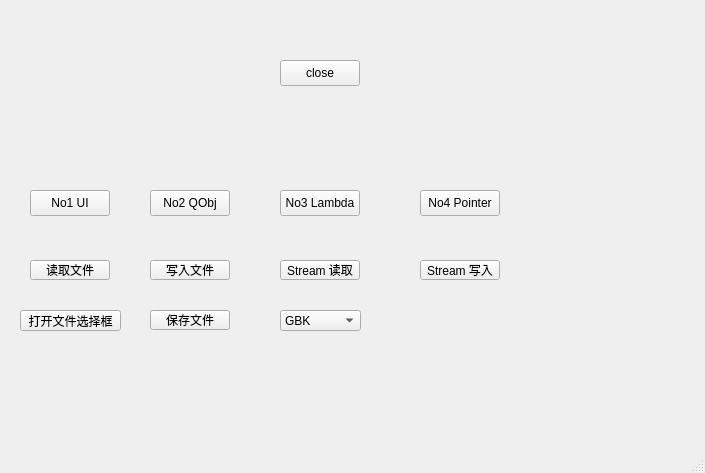
<?xml version="1.0" encoding="UTF-8"?>
<ui version="4.0">
 <class>MainWindow</class>
 <widget class="QMainWindow" name="MainWindow">
  <property name="geometry">
   <rect>
    <x>0</x>
    <y>0</y>
    <width>705</width>
    <height>473</height>
   </rect>
  </property>
  <property name="windowTitle">
   <string>MainWindow</string>
  </property>
  <widget class="QWidget" name="centralwidget">
   <widget class="QPushButton" name="btnClose">
    <property name="geometry">
     <rect>
      <x>280</x>
      <y>60</y>
      <width>80</width>
      <height>26</height>
     </rect>
    </property>
    <property name="text">
     <string>close</string>
    </property>
   </widget>
   <widget class="QPushButton" name="btnUi">
    <property name="geometry">
     <rect>
      <x>30</x>
      <y>190</y>
      <width>80</width>
      <height>26</height>
     </rect>
    </property>
    <property name="text">
     <string>No1 UI</string>
    </property>
   </widget>
   <widget class="QPushButton" name="btnQObj">
    <property name="geometry">
     <rect>
      <x>150</x>
      <y>190</y>
      <width>80</width>
      <height>26</height>
     </rect>
    </property>
    <property name="text">
     <string>No2 QObj</string>
    </property>
   </widget>
   <widget class="QPushButton" name="btnLambda">
    <property name="geometry">
     <rect>
      <x>280</x>
      <y>190</y>
      <width>80</width>
      <height>26</height>
     </rect>
    </property>
    <property name="text">
     <string>No3 Lambda</string>
    </property>
   </widget>
   <widget class="QPushButton" name="btnPointer">
    <property name="geometry">
     <rect>
      <x>420</x>
      <y>190</y>
      <width>80</width>
      <height>26</height>
     </rect>
    </property>
    <property name="text">
     <string>No4 Pointer</string>
    </property>
   </widget>
   <widget class="QPushButton" name="btnReadFile">
    <property name="geometry">
     <rect>
      <x>30</x>
      <y>260</y>
      <width>80</width>
      <height>20</height>
     </rect>
    </property>
    <property name="text">
     <string>读取文件</string>
    </property>
   </widget>
   <widget class="QPushButton" name="btnWriteFile">
    <property name="geometry">
     <rect>
      <x>150</x>
      <y>260</y>
      <width>80</width>
      <height>20</height>
     </rect>
    </property>
    <property name="text">
     <string>写入文件</string>
    </property>
   </widget>
   <widget class="QPushButton" name="btnStreamRead">
    <property name="geometry">
     <rect>
      <x>280</x>
      <y>260</y>
      <width>80</width>
      <height>20</height>
     </rect>
    </property>
    <property name="text">
     <string>Stream 读取</string>
    </property>
   </widget>
   <widget class="QPushButton" name="btnStreamWrite">
    <property name="geometry">
     <rect>
      <x>420</x>
      <y>260</y>
      <width>80</width>
      <height>20</height>
     </rect>
    </property>
    <property name="text">
     <string>Stream 写入</string>
    </property>
   </widget>
   <widget class="QPushButton" name="btnQFileDialogOpen">
    <property name="geometry">
     <rect>
      <x>20</x>
      <y>310</y>
      <width>101</width>
      <height>21</height>
     </rect>
    </property>
    <property name="text">
     <string>打开文件选择框</string>
    </property>
   </widget>
   <widget class="QPushButton" name="btnSaveFile">
    <property name="geometry">
     <rect>
      <x>150</x>
      <y>310</y>
      <width>80</width>
      <height>20</height>
     </rect>
    </property>
    <property name="text">
     <string>保存文件</string>
    </property>
   </widget>
   <widget class="QComboBox" name="comboBox">
    <property name="geometry">
     <rect>
      <x>280</x>
      <y>310</y>
      <width>81</width>
      <height>21</height>
     </rect>
    </property>
    <item>
     <property name="text">
      <string>GBK</string>
     </property>
    </item>
    <item>
     <property name="text">
      <string>UTF-8</string>
     </property>
    </item>
    <item>
     <property name="text">
      <string>ANSI</string>
     </property>
    </item>
    <item>
     <property name="text">
      <string>UTF-16</string>
     </property>
    </item>
    <item>
     <property name="text">
      <string>UTF-16LE</string>
     </property>
    </item>
    <item>
     <property name="text">
      <string>UTF-16BE</string>
     </property>
    </item>
    <item>
     <property name="text">
      <string>GB2312</string>
     </property>
    </item>
   </widget>
   <widget class="MyButton" name="widgetMy" native="true">
    <property name="geometry">
     <rect>
      <x>530</x>
      <y>30</y>
      <width>120</width>
      <height>80</height>
     </rect>
    </property>
   </widget>
  </widget>
  <widget class="QMenuBar" name="menubar">
   <property name="geometry">
    <rect>
     <x>0</x>
     <y>0</y>
     <width>705</width>
     <height>19</height>
    </rect>
   </property>
  </widget>
  <widget class="QStatusBar" name="statusbar"/>
 </widget>
 <customwidgets>
  <customwidget>
   <class>MyButton</class>
   <extends>QWidget</extends>
   <header>mybutton.h</header>
   <container>1</container>
  </customwidget>
 </customwidgets>
 <resources/>
 <connections>
  <connection>
   <sender>btnClose</sender>
   <signal>clicked()</signal>
   <receiver>MainWindow</receiver>
   <slot>close()</slot>
   <hints>
    <hint type="sourcelabel">
     <x>319</x>
     <y>155</y>
    </hint>
    <hint type="destinationlabel">
     <x>352</x>
     <y>236</y>
    </hint>
   </hints>
  </connection>
 </connections>
</ui>
